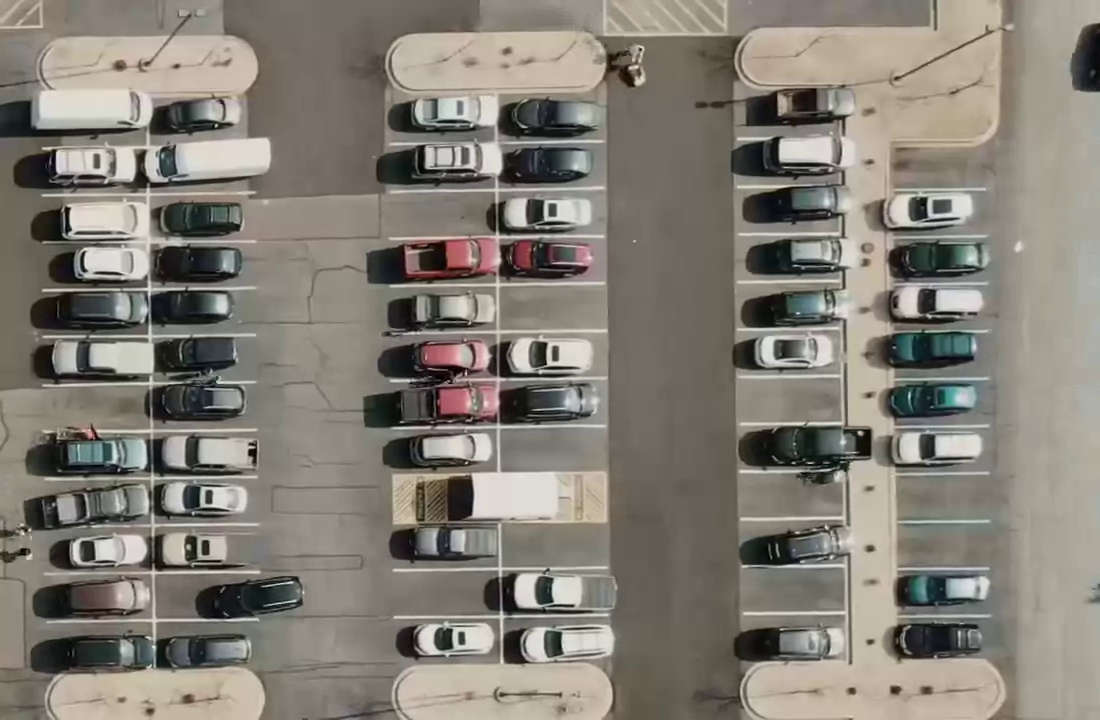
#> input picture frame 70 of smartpark/pyml/data/source/carPark.webm, 1100 x 720 px
$ python app.py
#> lines starting #> are read from the running program, lines starting #| are printed output that depends on the picture; after the words box and inside, x2 and y2 are one past the last pixel; in counts of white or black regions, pixels touching at a corner belong together
### smartpark/pyml/src/utils.py
import cv2
import pickle
import numpy as np

class Park_classifier():
    """It just uses digital image process methods instead of deep learning to classify the parking space is empty or not.
    """

    def __init__(self, carp_park_positions_path:pickle, rect_width:int=None, rect_height:int=None):
        self.car_park_positions = self._read_positions(carp_park_positions_path)
        self.rect_height = 48 if rect_height is None else rect_height
        self.rect_width = 107 if rect_width is None else rect_width


    def _read_positions(self, car_park_positions_path:pickle)->list:
        """It reads the pickle file for avoid any data corraption or mistake.

        Returns
        -------
        list
            List of the tuples which stores the top left point coordinates of rectangle of car park. Example Demostration :  [(x_1, y_1), ..., [x_n, y_n]]
        """
#> in demostration, frame is the input picture: shape (720, 1100, 3); mean B, G, R 117.5, 126.7, 131.3

        car_park_positions = None
        try:
            car_park_positions = pickle.load(open(car_park_positions_path, 'rb'))
        except Exception as e:
            print(f"Error: {e}\n It raised while reading the car park positions file.")

        return car_park_positions

    def classify(self, image:np.ndarray, prosessed_image:np.ndarray,threshold:int=900)->np.ndarray:
        """It crops the already processed image into car park regions and classifies the parking space as empty or not according to threshold.

        Parameters
        ----------
        image : np.ndarray
            Image which is already processed by opencv digital image processing methods to prepare classify.
        threshold : int, optional
            It is the boundary value for classifying the alread processed images , by default 900

        Returns
        -------
        np.ndarray
            Image Which has drawn according to its class.
        """
        # Finding out the empty and occupied parking spaces and drawing them.
        empty_car_park = 0
        for x, y in self.car_park_positions:

            # defining the starting and ending points of the rectangle as cross line
            col_start, col_stop = x, x + self.rect_width
            row_start, row_stop = y, y + self.rect_height

            # cropping the car park areas form image
            crop=prosessed_image[row_start:row_stop, col_start:x+col_stop]

            # counting the number of pixel which below the threshold value reason of the expectation that previous image processing steps
            count=cv2.countNonZero(crop)

            # classifying accprding to the threshold value to updating counts and setting drawing params
            empty_car_park, color, thick = [empty_car_park + 1, (0,255,0), 5] if count<threshold else [empty_car_park, (0,0,255), 2]

            # drawing the rectangle on the image
            start_point, stop_point = (x,y), (x+self.rect_width, y+self.rect_height)
            cv2.rectangle(image, start_point, stop_point, color, thick)


        # drawing the legend rectengle where on the tıo left side of the image
        cv2.rectangle(image,(45,30),(250,75),(180,0,180),-1)

        ratio_text = f'Free: {empty_car_park}/{len(self.car_park_positions)}'
        cv2.putText(image,ratio_text,(50,60),cv2.FONT_HERSHEY_SIMPLEX,0.9,(255,255,255),2)

        return image


    def implement_process(self, image:np.ndarray)->np.ndarray:
        """It processes the image by applying opencv digital image processing methods.

        Parameters
        ----------
        image : np.ndarray
            Target image which will be processed to preapre classify.

        Returns
        -------
        np.ndarray
            Processed Image.
        """
        # defining the size of kernel matrix param
        kernel_size=np.ones((3,3),np.uint8)

        # gray scaling for reducing colour channel.
        gray=cv2.cvtColor(image,cv2.COLOR_BGR2GRAY)
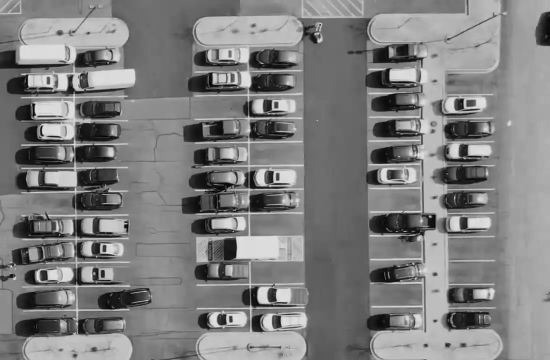
#> gray: shape (720, 1100) (shown at 1/2 size); min 0, max 241, mean 127

        # gaussian bluring to reduce noise
        blur=cv2.GaussianBlur(gray, (3,3), 1)

        # implementing threashold to get forground object
        Thresholded=cv2.adaptiveThreshold(blur,255,cv2.ADAPTIVE_THRESH_GAUSSIAN_C,cv2.THRESH_BINARY_INV,25,16)
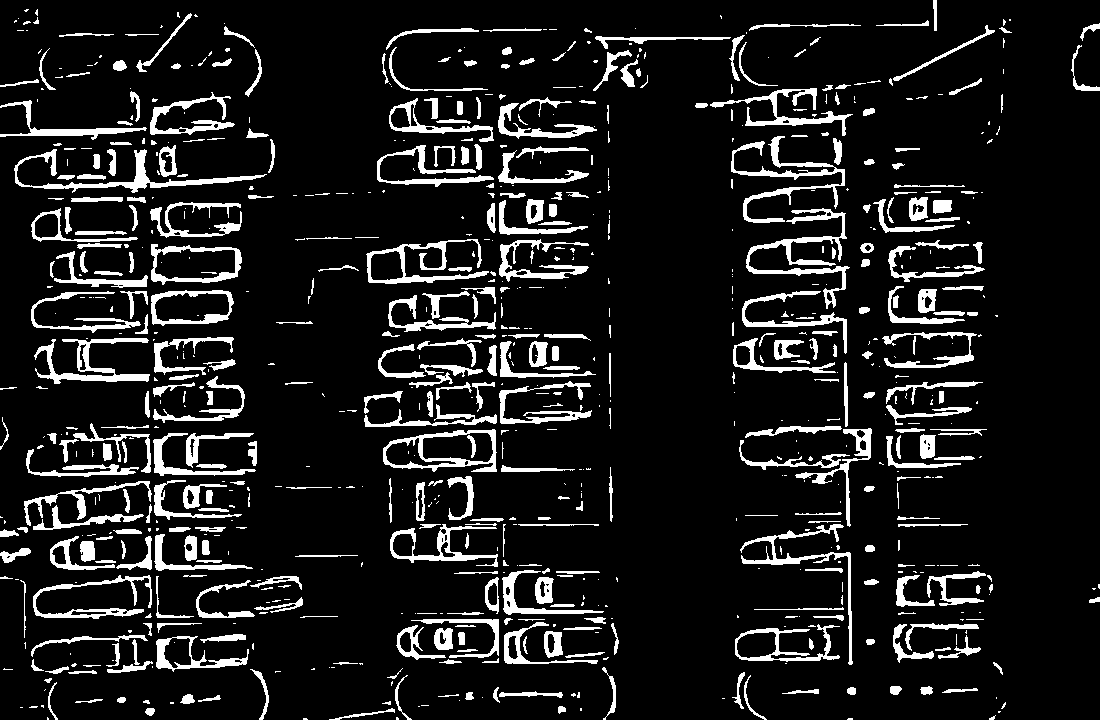
#> Thresholded: shape (720, 1100); 11.1% white; 801 white regions (401 under 20 px), largest, box (x1, y1, x2, y2) and area: (746, 208, 850, 309) 1949, (731, 136, 845, 223) 1832, (14, 149, 267, 193) 1771

        # bluring the image to reduce noise and normalize the pixel value gap which is caused by adaptive threshold
        blur=cv2.medianBlur(Thresholded, 5)
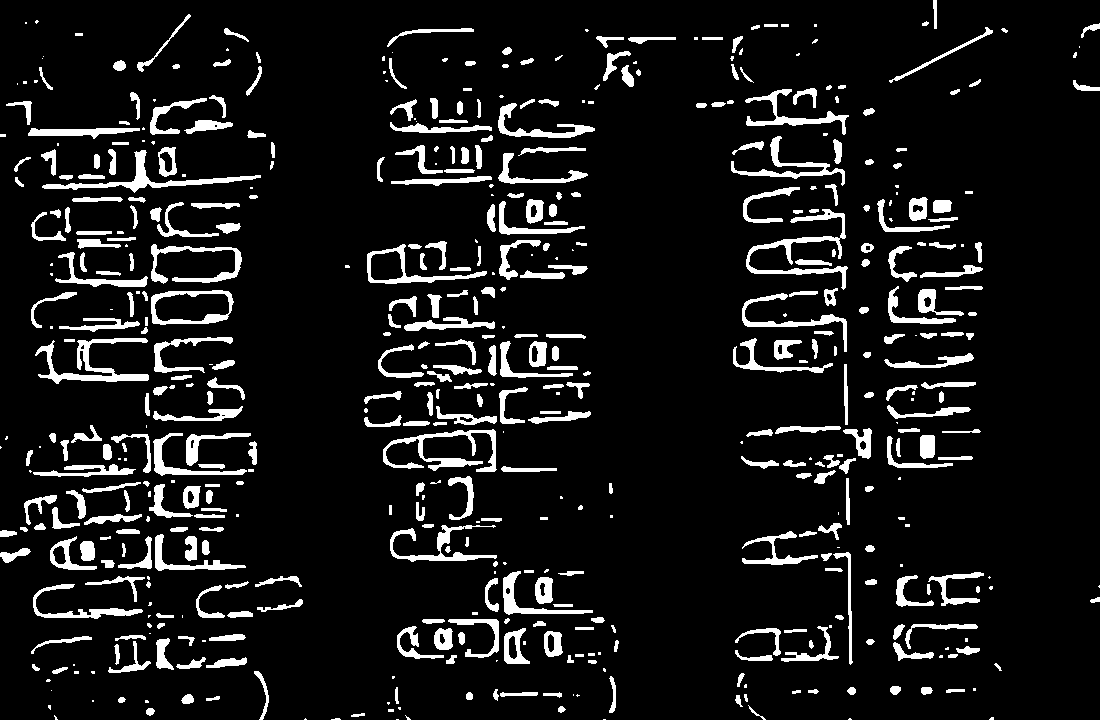
#> blur: shape (720, 1100); 9.4% white; 546 white regions (140 under 20 px), largest, box (x1, y1, x2, y2) and area: (35, 338, 149, 384) 1540, (746, 209, 848, 290) 1529, (383, 429, 497, 472) 1447

        # dilalting for increasing foreground object.
        dilate=cv2.dilate(blur,kernel_size,iterations=1)
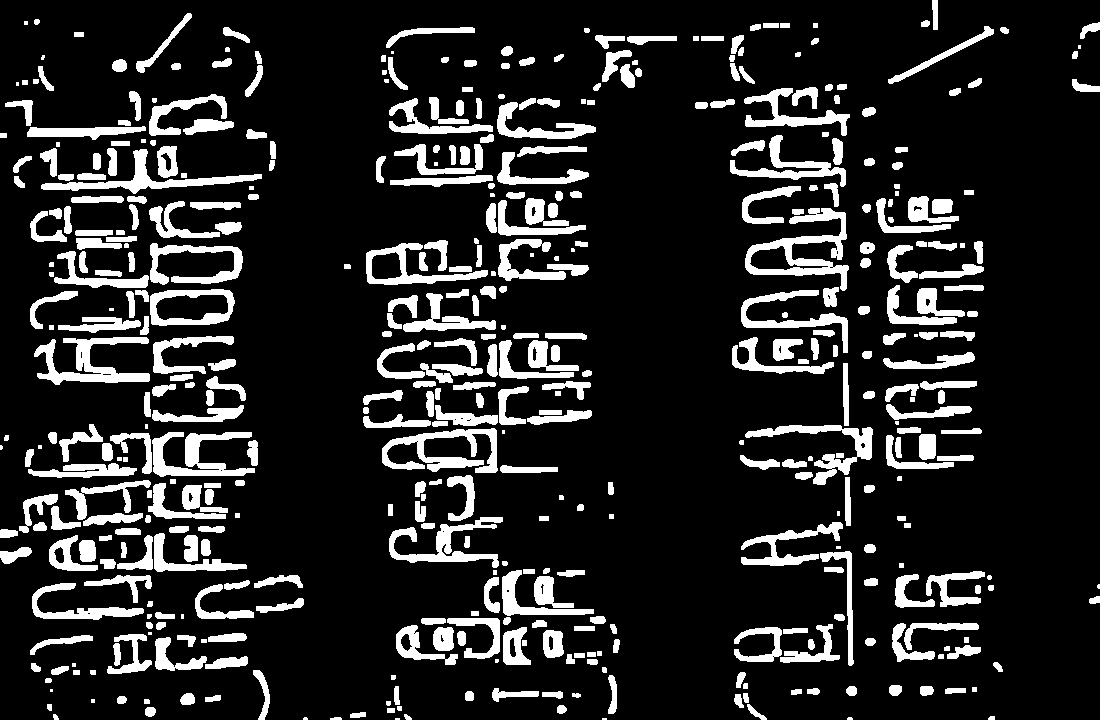
#> dilate: shape (720, 1100); 15% white; 474 white regions (30 under 20 px), largest, box (x1, y1, x2, y2) and area: (745, 208, 849, 291) 2725, (34, 337, 150, 385) 2308, (382, 428, 498, 473) 2242

        return dilate

class Coordinate_denoter():

    # [64 lines left out: functions __init__, read_positions, mouseClick, not called in this run]


### smartpark/pyml/app.py
import cv2
import numpy as np
import pickle
from src.utils import Park_classifier


def demostration():
    """It is a demonstration of the application.
    """

    # defining the params
    rect_width, rect_height = 107, 48
    car_park_positions_path = "data/source/CarParkPos"
    video_path = "data/source/carPark.webm"

    # creating the classifier  instance which uses image processes to classify
    classifier = Park_classifier(car_park_positions_path, rect_width, rect_height)

    # Implementation of the classy
    cap = cv2.VideoCapture(video_path)
    frameCounter = 0
    while True:

        # reading the video frame by frame
        ret, frame = cap.read()
        frameCounter += 1

        # if the last frame of the video is reached, reset the counter to enable the video to loop
        if frameCounter == cap.get(cv2.CAP_PROP_FRAME_COUNT):
            frameCounter = 0
            cap.set(cv2.CAP_PROP_POS_FRAMES,0)

        # check is there a retval
        if not ret:break

        # prosessing the frames to prepare classify
        prosessed_frame = classifier.implement_process(frame)

        # drawing car parks according to its status
        denoted_image = classifier.classify(image=frame, prosessed_image = prosessed_frame)

        # displaying the results
        cv2.imshow("Empty and occupied Slots", denoted_image)

        # exit condition
        k = cv2.waitKey(1)
        if k & 0xFF == ord('q'):
            break

        if k & 0xFF == ord('s'):
            cv2.imwrite("output.jpg", denoted_image)

    # re-allocating sources
    cap.release()
    cv2.destroyAllWindows()

if __name__ == "__main__":
#> (the run stopped early here; a loop or call above may not have finished)

$ run again, starting later in the video
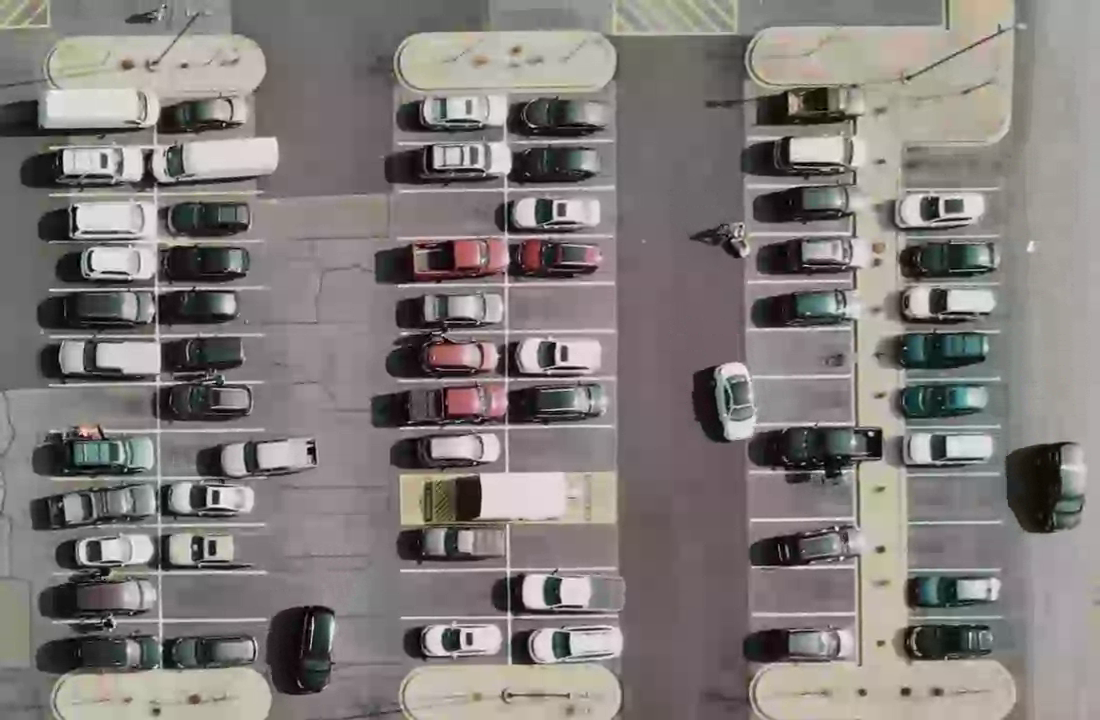
#> input picture frame 318 of smartpark/pyml/data/source/carPark.webm, 1100 x 720 px
#> in demostration, frame is the input picture: shape (720, 1100, 3); mean B, G, R 122.2, 124.2, 129.7
#> in implement_process, `Thresholded=cv2.adaptiveThreshold(blur,255,cv2.ADAPTIVE_THRESH_GAUSSIA..`:
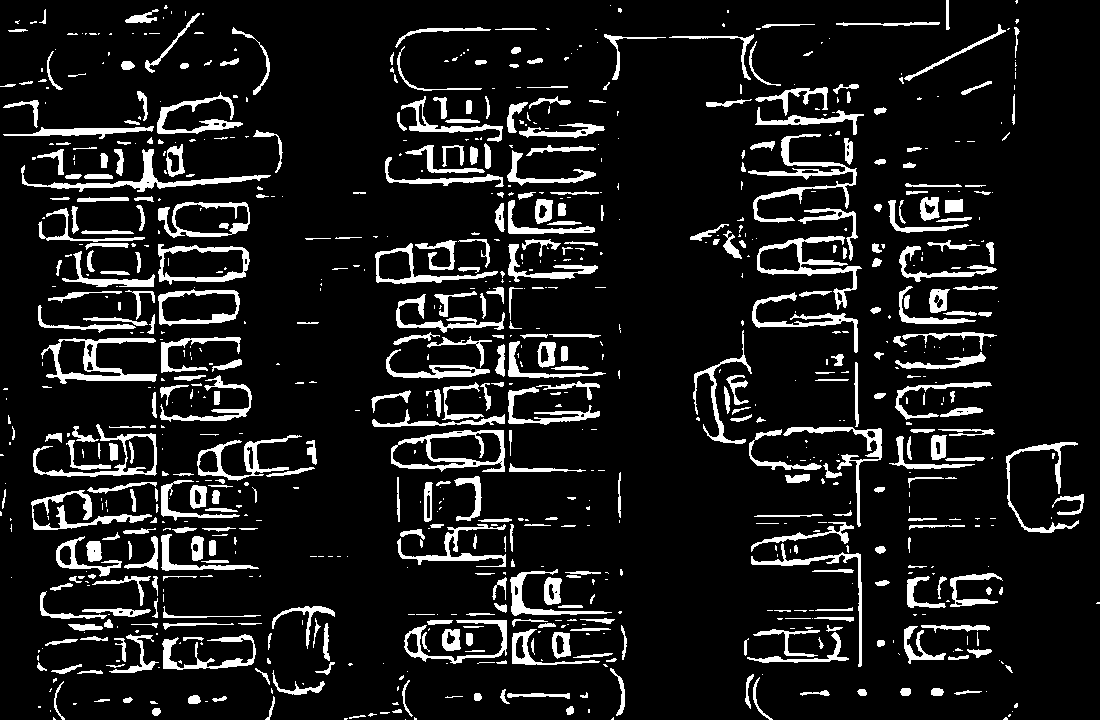
#> Thresholded: shape (720, 1100); 11% white; 868 white regions (453 under 20 px), largest, box (x1, y1, x2, y2) and area: (748, 134, 857, 223) 1681, (41, 338, 157, 384) 1601, (21, 149, 271, 192) 1539
#> in implement_process, `dilate=cv2.dilate(blur,kernel_size,iterations=1)`:
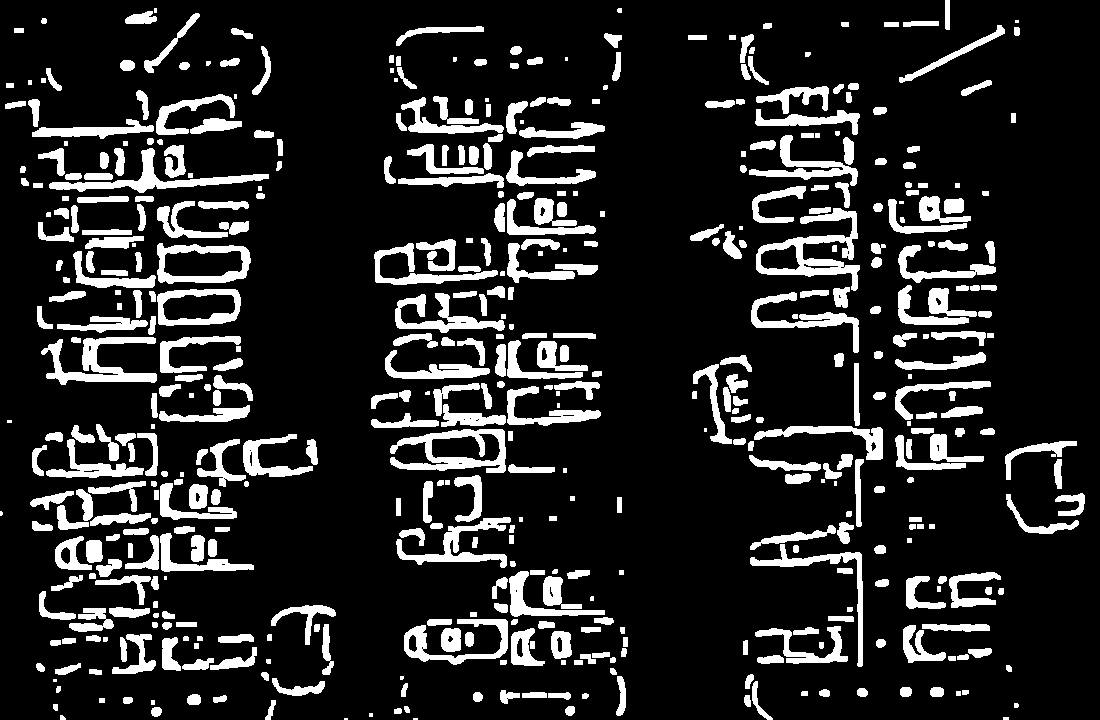
#> dilate: shape (720, 1100); 15.1% white; 500 white regions (27 under 20 px), largest, box (x1, y1, x2, y2) and area: (756, 208, 860, 291) 2681, (390, 429, 506, 473) 2250, (41, 337, 157, 385) 2219
